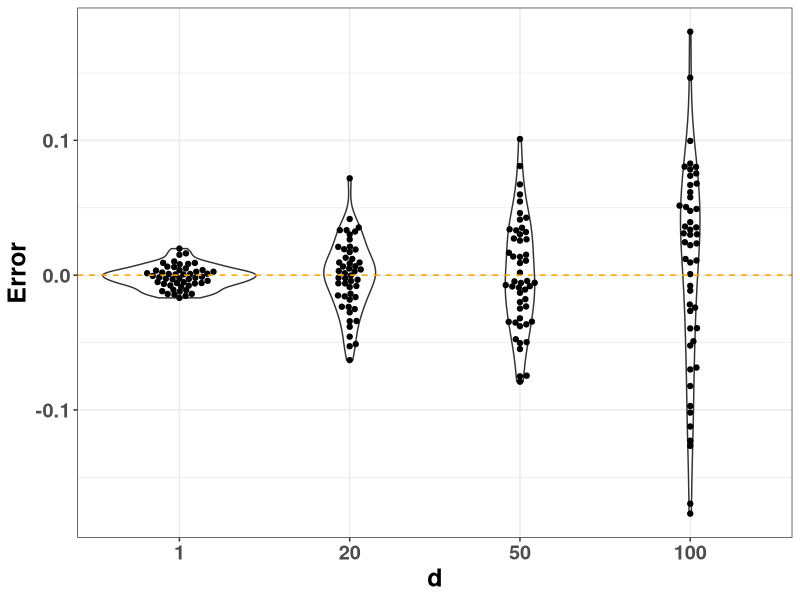
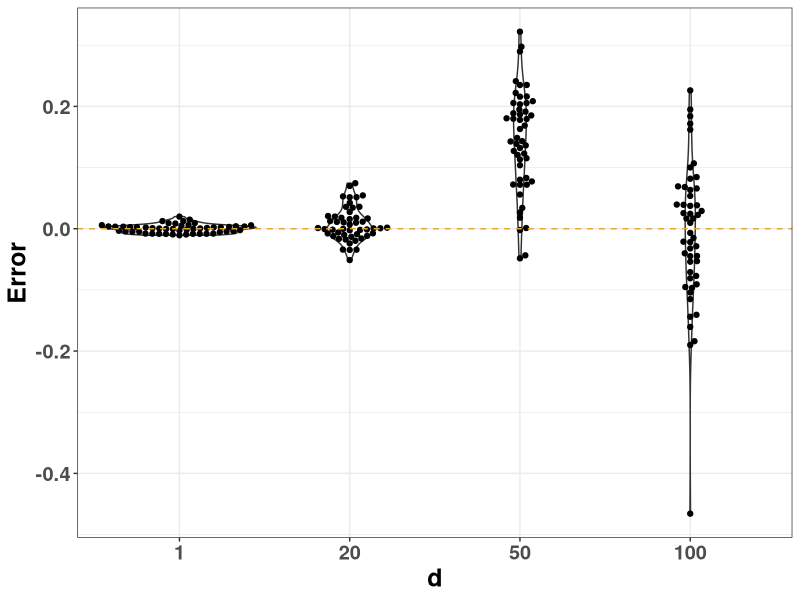
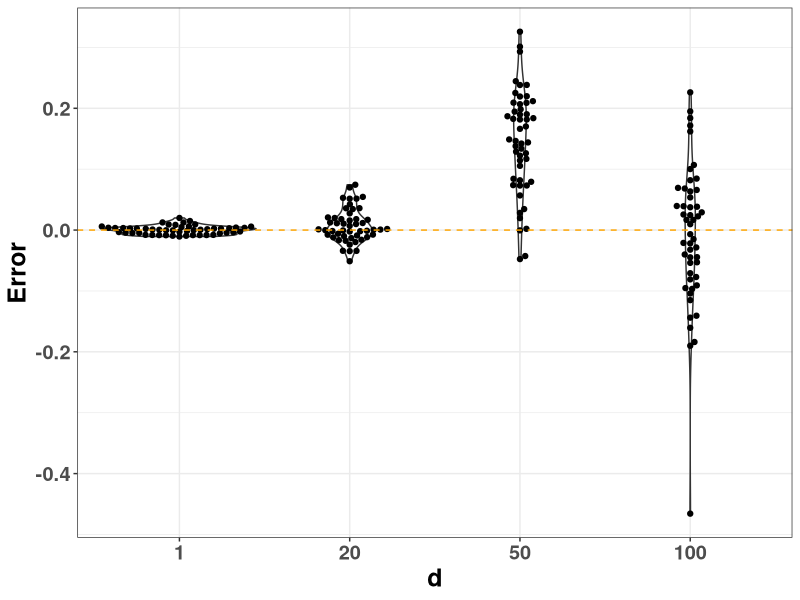

Write R code to recreate these figures, in order. (Note: this script raises an error after producing the figures.)
library(ggplot2)
library(ggbeeswarm)

my_theme <- theme_bw() +
  theme(strip.background = element_rect(fill = "white"), text = element_text(face="bold", size=12),
  )
theme_set(my_theme)

res = as.matrix(read.csv('data/multinomial.csv',header=FALSE,sep=''))

d_samples = c(1,20,50,100)
y_sims = 50
res_unif_bound = res[,1:length(d_samples)]
res_unif_nobound = res[,(length(d_samples)+1):(2*length(d_samples))]
res_random_bound = res[,(2*length(d_samples)+1):(3*length(d_samples))]
res_random_nobound = res[,(3*length(d_samples)+1):(4*length(d_samples))]

res_unif_nobound = cbind(t(t(c(res_unif_nobound))),rep(d_samples,rep(y_sims,length(d_samples))))
res_unif_nobound = as.data.frame(res_unif_nobound)
names(res_unif_nobound) = c("Error","d")
plot_2 = ggplot(data=res_unif_nobound,aes(x=factor(d),y=Error)) + geom_violin() +
  geom_beeswarm() + labs(y="Error",x="d") + geom_hline(yintercept = 0, linetype =2, color ="orange") +
  theme(text=element_text(size=18))

res_random_bound = cbind(t(t(c(res_random_bound))),rep(d_samples,rep(y_sims,length(d_samples))))
res_random_bound = as.data.frame(res_random_bound)
names(res_random_bound) = c("Error","d")
plot_3 = ggplot(data=res_random_bound,aes(x=factor(d),y=Error)) + geom_violin() +
  geom_beeswarm() + labs(y="Error",x="d") + geom_hline(yintercept = 0, linetype =2, color ="orange") +
  theme(text=element_text(size=18))

res_random_nobound = cbind(t(t(c(res_random_nobound))),rep(d_samples,rep(y_sims,length(d_samples))))
res_random_nobound = as.data.frame(res_random_nobound)
names(res_random_nobound) = c("Error","d")
plot_4 = ggplot(data=res_random_nobound,aes(x=factor(d),y=Error)) + geom_violin() +
  geom_beeswarm() + labs(y="Error",x="d") + geom_hline(yintercept = 0, linetype =2, color ="orange") +
  theme(text=element_text(size=18))

grid.arrange(plot_4, plot_3, plot_2, ncol=3)
ggsave("plots/thames-simple_multinomial_3_plots.pdf")
